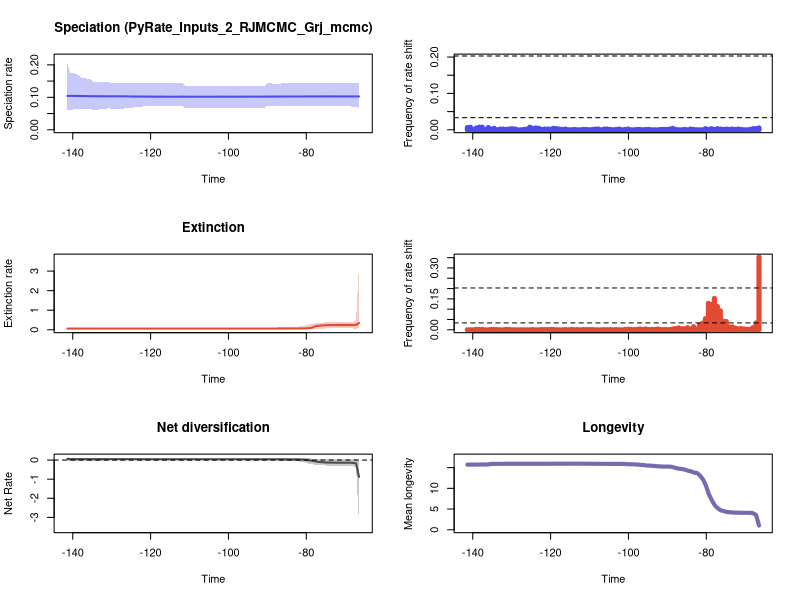

This figure's R source:


pdf(file='./RTT_plots.pdf',width=10, height=15)
par(mfrow=c(3,2))
library(scales)

time=c(-66.45384597013263, -67.21067288642327,-67.9674998027139,-68.72432671900454,-69.48115363529516,-70.23798055158579,-70.99480746787643,-71.75163438416706,-72.5084613004577,-73.26528821674833,-74.02211513303897,-74.7789420493296,-75.53576896562022,-76.29259588191086,-77.04942279820149,-77.80624971449213,-78.56307663078276,-79.3199035470734,-80.07673046336403,-80.83355737965466,-81.5903842959453,-82.34721121223593,-83.10403812852655,-83.86086504481719,-84.61769196110782,-85.37451887739846,-86.13134579368909,-86.88817270997973,-87.64499962627035,-88.40182654256098,-89.15865345885162,-89.91548037514225,-90.67230729143289,-91.42913420772352,-92.18596112401416,-92.94278804030479,-93.69961495659543,-94.45644187288606,-95.2132687891767,-95.97009570546732,-96.72692262175795,-97.48374953804858,-98.24057645433922,-98.99740337062985,-99.75423028692047,-100.51105720321111,-101.26788411950174,-102.02471103579238,-102.78153795208301,-103.53836486837365,-104.29519178466428,-105.05201870095492,-105.80884561724555,-106.56567253353619,-107.32249944982682,-108.07932636611746,-108.83615328240809,-109.59298019869871,-110.34980711498935,-111.10663403127998,-111.86346094757062,-112.62028786386124,-113.37711478015187,-114.1339416964425,-114.89076861273314,-115.64759552902377,-116.40442244531441,-117.16124936160504,-117.91807627789568,-118.67490319418631,-119.43173011047695,-120.18855702676758,-120.94538394305822,-121.70221085934885,-122.45903777563947,-123.21586469193011,-123.97269160822074,-124.72951852451138,-125.486345440802,-126.24317235709263,-126.99999927338327,-127.7568261896739,-128.51365310596452,-129.27048002225519,-130.0273069385458,-130.78413385483645,-131.54096077112706,-132.29778768741772,-133.05461460370833,-133.811441519999,-134.5682684362896,-135.32509535258026,-136.08192226887087,-136.83874918516153,-137.59557610145214,-138.3524030177428,-139.1092299340334,-139.86605685032407,-140.62288376661468,-141.37971068290528)
rate=c(0.102794013977703, 0.10273934721073538,0.1027029410762631,0.10273934721073538,0.102794013977703,0.102794013977703,0.102794013977703,0.102794013977703,0.102794013977703,0.102794013977703,0.10283897870943502,0.10283897870943502,0.10273934721073538,0.10273934721073538,0.10273934721073538,0.10273934721073538,0.10273934721073538,0.1027029410762631,0.1027029410762631,0.10244440681237806,0.10244440681237806,0.10244440681237806,0.10244440681237806,0.10244440681237806,0.10244346523608089,0.10244346523608089,0.10244346523608089,0.10243369320073023,0.10243369320073023,0.10243369320073023,0.10221522356738892,0.10214746390123508,0.1021221102297081,0.1021221102297081,0.10209001457802311,0.10209001457802311,0.10209001457802311,0.10209001457802311,0.10209001457802311,0.10202642452361652,0.10202642452361652,0.1019596833464424,0.1019596833464424,0.1019596833464424,0.1019596833464424,0.10202642452361652,0.10202642452361652,0.10202642452361652,0.10194231991702266,0.10192921353114892,0.10192921353114892,0.10194231991702266,0.10192921353114892,0.10192921353114892,0.10192921353114892,0.10192921353114892,0.10192921353114892,0.10194231991702266,0.1019596833464424,0.1019596833464424,0.10202642452361652,0.1019596833464424,0.1019596833464424,0.1019596833464424,0.1019596833464424,0.1019596833464424,0.1019596833464424,0.10202642452361652,0.10202642452361652,0.10202642452361652,0.10209001457802311,0.1021708259307509,0.10221522356738892,0.10234442221328341,0.10234442221328341,0.10241083902291595,0.10243369320073023,0.10244440681237806,0.1027029410762631,0.10295677555428183,0.10310485436404479,0.10310485436404479,0.10310485436404479,0.10310485436404479,0.10316145430188844,0.10315503108194629,0.1031807077121682,0.10321843232071973,0.10326305712330153,0.1033178330787498,0.1033178330787498,0.10334038702622898,0.1035367701366603,0.10386061007012248,0.10386061007012248,0.10401917544830037,0.10415995318486895,0.10430393139685684,0.10430393139685684,0.10433292040190692)
minHPD=c(0.06807765785454, 0.07000921962751044,0.07000921962751044,0.07271809280593387,0.07271809280593387,0.07271809280593387,0.07271809280593387,0.07271809280593387,0.07271809280593387,0.07271809280593387,0.07271809280593387,0.07271809280593387,0.07357523018937642,0.07357523018937642,0.07370018500028841,0.07444874816077089,0.07444874816077089,0.07444874816077089,0.07444874816077089,0.07444874816077089,0.07444874816077089,0.07444874816077089,0.07444874816077089,0.07444874816077089,0.07444874816077089,0.07444874816077089,0.07444874816077089,0.07257354254943849,0.07257354254943849,0.07257354254943849,0.07457129927231373,0.07483204490543144,0.06776040063074078,0.06776040063074078,0.06739828075044962,0.06739828075044962,0.06739828075044962,0.06739828075044962,0.06739828075044962,0.06776040063074078,0.06776040063074078,0.06739828075044962,0.06776040063074078,0.06776040063074078,0.06776040063074078,0.06721646652757633,0.06721646652757633,0.06721646652757633,0.06634122340002774,0.06634122340002774,0.06634122340002774,0.06634122340002774,0.06721646652757633,0.06634122340002774,0.06634122340002774,0.06634122340002774,0.06634122340002774,0.06634122340002774,0.06634122340002774,0.06634122340002774,0.07357523018937642,0.07357523018937642,0.07357523018937642,0.07357523018937642,0.07357523018937642,0.07357523018937642,0.07444874816077089,0.07357523018937642,0.07357523018937642,0.07357523018937642,0.07257354254943849,0.07257354254943849,0.07257354254943849,0.07257354254943849,0.07026099038777896,0.07026099038777896,0.06906051231263187,0.06845483355354536,0.06721646652757633,0.06634122340002774,0.06515195034346064,0.06515195034346064,0.06515195034346064,0.06515195034346064,0.06380768235885328,0.06634122340002774,0.06515195034346064,0.06515195034346064,0.06380768235885328,0.06012008023095117,0.06012008023095117,0.06380768235885328,0.06380768235885328,0.06292925018870771,0.06292925018870771,0.06292925018870771,0.06435730160335051,0.06292925018870771,0.06012008023095117,0.06012008023095117)
maxHPD=c(0.143095432467863, 0.143095432467863,0.14302665248455512,0.14521718226103897,0.14521718226103897,0.14521718226103897,0.14521718226103897,0.14521718226103897,0.14521718226103897,0.14521718226103897,0.14390221334005726,0.14354023977867614,0.14354023977867614,0.143095432467863,0.143095432467863,0.14354023977867614,0.14354023977867614,0.143095432467863,0.143095432467863,0.14390221334005726,0.14390221334005726,0.14390221334005726,0.14390221334005726,0.14354023977867614,0.14354023977867614,0.14354023977867614,0.14354023977867614,0.14165208775318341,0.14165208775318341,0.14165208775318341,0.143095432467863,0.143095432467863,0.13579659693064508,0.13579659693064508,0.13579659693064508,0.13579659693064508,0.13579659693064508,0.13579659693064508,0.13579659693064508,0.13579659693064508,0.13579659693064508,0.13579659693064508,0.13579659693064508,0.13579659693064508,0.13579659693064508,0.13579659693064508,0.13579659693064508,0.13579659693064508,0.13539143966283657,0.13539143966283657,0.13539143966283657,0.13539143966283657,0.13579659693064508,0.1357187261367299,0.1357187261367299,0.1357187261367299,0.1357187261367299,0.13579659693064508,0.13579659693064508,0.13579659693064508,0.14354023977867614,0.14354023977867614,0.14354023977867614,0.14354023977867614,0.14354023977867614,0.14354023977867614,0.14390221334005726,0.14354023977867614,0.14354023977867614,0.14354023977867614,0.143095432467863,0.14354023977867614,0.14354023977867614,0.14479462957316347,0.143095432467863,0.14354023977867614,0.14354023977867614,0.14354023977867614,0.14354023977867614,0.14390221334005726,0.14354023977867614,0.14390221334005726,0.14390221334005726,0.14390221334005726,0.14390221334005726,0.14721878133524804,0.14721878133524804,0.14721878133524804,0.14721878133524804,0.14721878133524804,0.14721878133524804,0.1551239043904195,0.1558793644766353,0.15900389957103078,0.15900389957103078,0.166505247707208,0.17303612329016552,0.1743881437031508,0.1743881437031508,0.20376287531189705)
remove_na = !is.na(rate)
time = time[remove_na]
plot(time,time,type = 'n', ylim = c(0, 0.22413916284308677), xlim = c(-141.75812414105062,-66.07543251198732), ylab = 'Speciation rate', xlab = 'Time',main='Speciation (PyRate_Inputs_2_RJMCMC_Grj_mcmc)' )
polygon(c(time, rev(time)), c(maxHPD[remove_na], rev(minHPD[remove_na])), col = alpha('#4c4cec',0.3), border = NA)
lines(time,rate[remove_na], col = '#4c4cec', lwd=2)
mids=c(-66.45766832829571, -67.22213996091253,-67.98661159352932,-68.75108322614611,-69.51555485876293,-70.28002649137972,-71.04449812399653,-71.80896975661332,-72.57344138923011,-73.33791302184693,-74.10238465446372,-74.86685628708054,-75.63132791969733,-76.39579955231412,-77.16027118493093,-77.92474281754772,-78.68921445016454,-79.45368608278133,-80.21815771539812,-80.98262934801494,-81.74710098063173,-82.51157261324855,-83.27604424586534,-84.04051587848213,-84.80498751109894,-85.56945914371573,-86.33393077633255,-87.09840240894934,-87.86287404156613,-88.62734567418295,-89.39181730679974,-90.15628893941656,-90.92076057203334,-91.68523220465013,-92.44970383726695,-93.21417546988374,-93.97864710250056,-94.74311873511735,-95.50759036773417,-96.27206200035096,-97.03653363296775,-97.80100526558456,-98.56547689820135,-99.32994853081817,-100.09442016343496,-100.85889179605175,-101.62336342866857,-102.38783506128536,-103.15230669390218,-103.91677832651897,-104.68124995913576,-105.44572159175257,-106.21019322436936,-106.97466485698618,-107.73913648960297,-108.50360812221976,-109.26807975483658,-110.03255138745337,-110.79702302007018,-111.56149465268697,-112.32596628530376,-113.09043791792058,-113.85490955053737,-114.61938118315419,-115.38385281577098,-116.14832444838777,-116.91279608100459,-117.67726771362138,-118.4417393462382,-119.20621097885498,-119.97068261147177,-120.73515424408859,-121.49962587670538,-122.2640975093222,-123.02856914193899,-123.79304077455578,-124.5575124071726,-125.32198403978938,-126.0864556724062,-126.85092730502299,-127.61539893763978,-128.3798705702566,-129.1443422028734,-129.9088138354902,-130.673285468107,-131.43775710072381,-132.2022287333406,-132.9667003659574,-133.7311719985742,-134.495643631191,-135.26011526380782,-136.0245868964246,-136.7890585290414,-137.55353016165822,-138.318001794275,-139.08247342689182,-139.8469450595086,-140.6114166921254,-141.37588832474222)
counts=c(0.005, 0.003,0.003,0.001,0.0,0.0,0.001,0.002,0.001,0.002,0.001,0.002,0.001,0.002,0.003,0.001,0.003,0.001,0.003,0.0,0.0,0.0,0.001,0.002,0.0,0.001,0.0,0.0,0.001,0.004,0.002,0.001,0.001,0.001,0.0,0.0,0.0,0.001,0.001,0.0,0.001,0.001,0.0,0.0,0.002,0.001,0.0,0.002,0.001,0.0,0.001,0.002,0.002,0.0,0.002,0.002,0.001,0.0,0.001,0.001,0.0,0.0,0.001,0.0,0.0,0.002,0.001,0.002,0.003,0.004,0.002,0.002,0.002,0.001,0.004,0.005,0.004,0.007,0.002,0.001,0.0,0.0,0.002,0.003,0.002,0.001,0.002,0.002,0.0,0.004,0.002,0.006,0.0,0.007,0.007,0.005,0.001,0.007,0.006)
plot(mids,counts,type = 'h', xlim = c(-141.75812414105062,-66.07543251198732), ylim=c(0,0.2), ylab = 'Frequency of rate shift', xlab = 'Time',lwd=5,col='#4c4cec')
bf2 = 0.033291776536687634
bf6 = 0.20284834687298803
abline(h=bf2, lty=2)
abline(h=bf6, lty=2)

time=c(-66.45384597013263, -67.21067288642327,-67.9674998027139,-68.72432671900454,-69.48115363529516,-70.23798055158579,-70.99480746787643,-71.75163438416706,-72.5084613004577,-73.26528821674833,-74.02211513303897,-74.7789420493296,-75.53576896562022,-76.29259588191086,-77.04942279820149,-77.80624971449213,-78.56307663078276,-79.3199035470734,-80.07673046336403,-80.83355737965466,-81.5903842959453,-82.34721121223593,-83.10403812852655,-83.86086504481719,-84.61769196110782,-85.37451887739846,-86.13134579368909,-86.88817270997973,-87.64499962627035,-88.40182654256098,-89.15865345885162,-89.91548037514225,-90.67230729143289,-91.42913420772352,-92.18596112401416,-92.94278804030479,-93.69961495659543,-94.45644187288606,-95.2132687891767,-95.97009570546732,-96.72692262175795,-97.48374953804858,-98.24057645433922,-98.99740337062985,-99.75423028692047,-100.51105720321111,-101.26788411950174,-102.02471103579238,-102.78153795208301,-103.53836486837365,-104.29519178466428,-105.05201870095492,-105.80884561724555,-106.56567253353619,-107.32249944982682,-108.07932636611746,-108.83615328240809,-109.59298019869871,-110.34980711498935,-111.10663403127998,-111.86346094757062,-112.62028786386124,-113.37711478015187,-114.1339416964425,-114.89076861273314,-115.64759552902377,-116.40442244531441,-117.16124936160504,-117.91807627789568,-118.67490319418631,-119.43173011047695,-120.18855702676758,-120.94538394305822,-121.70221085934885,-122.45903777563947,-123.21586469193011,-123.97269160822074,-124.72951852451138,-125.486345440802,-126.24317235709263,-126.99999927338327,-127.7568261896739,-128.51365310596452,-129.27048002225519,-130.0273069385458,-130.78413385483645,-131.54096077112706,-132.29778768741772,-133.05461460370833,-133.811441519999,-134.5682684362896,-135.32509535258026,-136.08192226887087,-136.83874918516153,-137.59557610145214,-138.3524030177428,-139.1092299340334,-139.86605685032407,-140.62288376661468,-141.37971068290528)
rate=c(0.3461532306277979, 0.24941213052465394,0.24347253631745464,0.2414089895930221,0.24206874278843454,0.2414089895930221,0.24079762183538575,0.24046276635693362,0.24034506837886338,0.23951292879697458,0.23732746195503632,0.23586662426276508,0.22456954268680696,0.21747296554591122,0.19678685980029287,0.17016821091524842,0.10192104940221644,0.07965112533709212,0.07033160482951012,0.06690836970853926,0.06552714667029097,0.06451629659807787,0.06432893032584268,0.06368824678605425,0.06356302384890397,0.06336630178956493,0.06314510716402016,0.06291053569083732,0.06250975544827247,0.06225995250574799,0.06209901069442553,0.06206863333662435,0.06206863333662435,0.0620206297830461,0.06183169127965296,0.061753540544205385,0.06173559470522729,0.0616648360048683,0.0616648360048683,0.061485920293641014,0.06119796949085804,0.06116227289605142,0.061088404246163,0.06107397080897864,0.06105617004442735,0.06101583249196541,0.060971653471494414,0.060971653471494414,0.060971653471494414,0.06090570419091315,0.06090570419091315,0.06090570419091315,0.06081929561736424,0.06081929561736424,0.06076457553514218,0.06076457553514218,0.06076457553514218,0.06068736312147279,0.06063393128362263,0.06063393128362263,0.06063393128362263,0.060630758101042875,0.06063393128362263,0.06063393128362263,0.06063393128362263,0.06063393128362263,0.06063393128362263,0.06063393128362263,0.06063393128362263,0.06063393128362263,0.06063393128362263,0.06068736312147279,0.06076457553514218,0.06068736312147279,0.06063393128362263,0.06063393128362263,0.06063393128362263,0.06063393128362263,0.060630758101042875,0.060630758101042875,0.060630758101042875,0.060630758101042875,0.060630758101042875,0.060630758101042875,0.060630758101042875,0.060630758101042875,0.060630758101042875,0.06068736312147279,0.06068736312147279,0.06068736312147279,0.06068736312147279,0.06068736312147279,0.06076457553514218,0.06076457553514218,0.06076457553514218,0.06081929561736424,0.06081929561736424,0.06091318128687441,0.06091318128687441,0.06091318128687441)
minHPD=c(0.09228322507432456, 0.06055993019238908,0.0644229278258173,0.0759059905410292,0.07659929675363256,0.07869697826841623,0.07869697826841623,0.0759059905410292,0.0759059905410292,0.07659929675363256,0.0759059905410292,0.0759059905410292,0.0547954476748309,0.04741147060539764,0.04396180659651529,0.04072856988589753,0.03555589391434355,0.036741922065602124,0.033501862532349824,0.035541684350410184,0.035541684350410184,0.028467892008342943,0.028467892008342943,0.035541684350410184,0.026252013425218858,0.03241947912281974,0.035541684350410184,0.035541684350410184,0.029492810502538266,0.027574226861708687,0.028858801176025486,0.029492810502538266,0.029492810502538266,0.030719629245737467,0.03150722596221724,0.027574226861708687,0.029492810502538266,0.028467892008342943,0.028858801176025486,0.029492810502538266,0.03033445085862647,0.03033445085862647,0.03150722596221724,0.03033445085862647,0.03241947912281974,0.03241947912281974,0.033501862532349824,0.033501862532349824,0.033501862532349824,0.033501862532349824,0.033501862532349824,0.033501862532349824,0.033501862532349824,0.033501862532349824,0.033501862532349824,0.033501862532349824,0.033501862532349824,0.033501862532349824,0.033501862532349824,0.033501862532349824,0.033501862532349824,0.033793592943440975,0.033793592943440975,0.033793592943440975,0.033793592943440975,0.033501862532349824,0.033501862532349824,0.033501862532349824,0.033501862532349824,0.033501862532349824,0.033501862532349824,0.033501862532349824,0.033501862532349824,0.03241947912281974,0.03241947912281974,0.03241947912281974,0.03241947912281974,0.03241947912281974,0.03241947912281974,0.03241947912281974,0.03241947912281974,0.03241947912281974,0.03241947912281974,0.03241947912281974,0.03241947912281974,0.03241947912281974,0.03241947912281974,0.03241947912281974,0.03241947912281974,0.03241947912281974,0.032021045165095116,0.032021045165095116,0.032021045165095116,0.032021045165095116,0.033793592943440975,0.033793592943440975,0.033793592943440975,0.03033445085862647,0.03033445085862647,0.03033445085862647)
maxHPD=c(3.3810099944598164, 0.5012534369465342,0.4050342736245405,0.4050342736245405,0.4050342736245405,0.40603174714206364,0.40603174714206364,0.4006534639949044,0.3991150673893125,0.3991150673893125,0.397710882513058,0.3991150673893125,0.36730192480605495,0.35596616556231964,0.34820745476077025,0.32665170939905297,0.3005174583772565,0.27172029046075674,0.2355071644456843,0.20019753572938312,0.1784334456691582,0.14819030016733728,0.1447718888041777,0.14411312814968155,0.1305023776713644,0.1289393628583794,0.12746595477864175,0.12679875457067113,0.11600631817628247,0.10797230629964838,0.1070836345547299,0.1070836345547299,0.1070836345547299,0.10797230629964838,0.10797230629964838,0.10283307796812292,0.10283307796812292,0.09989190966359306,0.09989190966359306,0.09923875318007293,0.09989190966359306,0.09923875318007293,0.09964740365753831,0.09819193555736784,0.09964740365753831,0.09923875318007293,0.09964740365753831,0.09964740365753831,0.09964740365753831,0.09964740365753831,0.09964740365753831,0.09964740365753831,0.09964740365753831,0.09964740365753831,0.09964740365753831,0.09964740365753831,0.09964740365753831,0.09923875318007293,0.09923875318007293,0.09923875318007293,0.09923875318007293,0.09923875318007293,0.09923875318007293,0.09923875318007293,0.09923875318007293,0.09923875318007293,0.09923875318007293,0.09923875318007293,0.09923875318007293,0.09923875318007293,0.09923875318007293,0.09964740365753831,0.09964740365753831,0.09923875318007293,0.09923875318007293,0.09923875318007293,0.09923875318007293,0.09923875318007293,0.09923875318007293,0.09923875318007293,0.09923875318007293,0.09923875318007293,0.09923875318007293,0.09923875318007293,0.09923875318007293,0.09923875318007293,0.09923875318007293,0.09923875318007293,0.09923875318007293,0.09923875318007293,0.09923875318007293,0.09923875318007293,0.09923875318007293,0.09923875318007293,0.10136568025568471,0.10136568025568471,0.10136568025568471,0.09818307670006064,0.09818307670006064,0.09818307670006064)
remove_na = !is.na(rate)
time = time[remove_na]
plot(time,time,type = 'n', ylim = c(0, 3.7191109939057982), xlim = c(-141.75812414105062,-66.07543251198732), ylab = 'Extinction rate', xlab = 'Time',main='Extinction' )
polygon(c(time, rev(time)), c(maxHPD[remove_na], rev(minHPD[remove_na])), col = alpha('#e34a33',0.3), border = NA)
lines(time,rate[remove_na], col = '#e34a33', lwd=2)
mids=c(-66.45766832829571, -67.22213996091253,-67.98661159352932,-68.75108322614611,-69.51555485876293,-70.28002649137972,-71.04449812399653,-71.80896975661332,-72.57344138923011,-73.33791302184693,-74.10238465446372,-74.86685628708054,-75.63132791969733,-76.39579955231412,-77.16027118493093,-77.92474281754772,-78.68921445016454,-79.45368608278133,-80.21815771539812,-80.98262934801494,-81.74710098063173,-82.51157261324855,-83.27604424586534,-84.04051587848213,-84.80498751109894,-85.56945914371573,-86.33393077633255,-87.09840240894934,-87.86287404156613,-88.62734567418295,-89.39181730679974,-90.15628893941656,-90.92076057203334,-91.68523220465013,-92.44970383726695,-93.21417546988374,-93.97864710250056,-94.74311873511735,-95.50759036773417,-96.27206200035096,-97.03653363296775,-97.80100526558456,-98.56547689820135,-99.32994853081817,-100.09442016343496,-100.85889179605175,-101.62336342866857,-102.38783506128536,-103.15230669390218,-103.91677832651897,-104.68124995913576,-105.44572159175257,-106.21019322436936,-106.97466485698618,-107.73913648960297,-108.50360812221976,-109.26807975483658,-110.03255138745337,-110.79702302007018,-111.56149465268697,-112.32596628530376,-113.09043791792058,-113.85490955053737,-114.61938118315419,-115.38385281577098,-116.14832444838777,-116.91279608100459,-117.67726771362138,-118.4417393462382,-119.20621097885498,-119.97068261147177,-120.73515424408859,-121.49962587670538,-122.2640975093222,-123.02856914193899,-123.79304077455578,-124.5575124071726,-125.32198403978938,-126.0864556724062,-126.85092730502299,-127.61539893763978,-128.3798705702566,-129.1443422028734,-129.9088138354902,-130.673285468107,-131.43775710072381,-132.2022287333406,-132.9667003659574,-133.7311719985742,-134.495643631191,-135.26011526380782,-136.0245868964246,-136.7890585290414,-137.55353016165822,-138.318001794275,-139.08247342689182,-139.8469450595086,-140.6114166921254,-141.37588832474222)
counts=c(0.353, 0.033,0.01,0.003,0.002,0.004,0.006,0.005,0.008,0.014,0.013,0.04,0.042,0.092,0.113,0.152,0.123,0.128,0.054,0.032,0.023,0.003,0.015,0.004,0.01,0.005,0.005,0.009,0.006,0.004,0.001,0.001,0.001,0.001,0.004,0.002,0.002,0.001,0.004,0.002,0.004,0.002,0.001,0.002,0.003,0.002,0.0,0.0,0.001,0.0,0.001,0.0,0.001,0.0,0.0,0.0,0.001,0.001,0.001,0.001,0.0,0.001,0.0,0.002,0.0,0.001,0.0,0.0,0.0,0.001,0.002,0.001,0.001,0.001,0.0,0.0,0.001,0.0,0.0,0.0,0.0,0.0,0.0,0.0,0.002,0.002,0.0,0.0,0.001,0.002,0.002,0.0,0.0,0.002,0.001,0.002,0.0,0.0,0.0)
plot(mids,counts,type = 'h', xlim = c(-141.75812414105062,-66.07543251198732), ylim=c(0,0.353), ylab = 'Frequency of rate shift', xlab = 'Time',lwd=5,col='#e34a33')
abline(h=bf2, lty=2)
abline(h=bf6, lty=2)
#Net Diversification Rate
time=c(-66.45384597013263, -67.21067288642327,-67.9674998027139,-68.72432671900454,-69.48115363529516,-70.23798055158579,-70.99480746787643,-71.75163438416706,-72.5084613004577,-73.26528821674833,-74.02211513303897,-74.7789420493296,-75.53576896562022,-76.29259588191086,-77.04942279820149,-77.80624971449213,-78.56307663078276,-79.3199035470734,-80.07673046336403,-80.83355737965466,-81.5903842959453,-82.34721121223593,-83.10403812852655,-83.86086504481719,-84.61769196110782,-85.37451887739846,-86.13134579368909,-86.88817270997973,-87.64499962627035,-88.40182654256098,-89.15865345885162,-89.91548037514225,-90.67230729143289,-91.42913420772352,-92.18596112401416,-92.94278804030479,-93.69961495659543,-94.45644187288606,-95.2132687891767,-95.97009570546732,-96.72692262175795,-97.48374953804858,-98.24057645433922,-98.99740337062985,-99.75423028692047,-100.51105720321111,-101.26788411950174,-102.02471103579238,-102.78153795208301,-103.53836486837365,-104.29519178466428,-105.05201870095492,-105.80884561724555,-106.56567253353619,-107.32249944982682,-108.07932636611746,-108.83615328240809,-109.59298019869871,-110.34980711498935,-111.10663403127998,-111.86346094757062,-112.62028786386124,-113.37711478015187,-114.1339416964425,-114.89076861273314,-115.64759552902377,-116.40442244531441,-117.16124936160504,-117.91807627789568,-118.67490319418631,-119.43173011047695,-120.18855702676758,-120.94538394305822,-121.70221085934885,-122.45903777563947,-123.21586469193011,-123.97269160822074,-124.72951852451138,-125.486345440802,-126.24317235709263,-126.99999927338327,-127.7568261896739,-128.51365310596452,-129.27048002225519,-130.0273069385458,-130.78413385483645,-131.54096077112706,-132.29778768741772,-133.05461460370833,-133.811441519999,-134.5682684362896,-135.32509535258026,-136.08192226887087,-136.83874918516153,-137.59557610145214,-138.3524030177428,-139.1092299340334,-139.86605685032407,-140.62288376661468,-141.37971068290528)
net_rate=c(-0.8793032483501949, -0.17429944036760028,-0.14532274799459166,-0.138834070029418,-0.13869645470233924,-0.13854990917276375,-0.13824172631594933,-0.13772072985662998,-0.13649742033335643,-0.13429931237439727,-0.1302774174077643,-0.12761893814294425,-0.1160562411855821,-0.10796545811148738,-0.08762694084043707,-0.06526180052653961,-0.035989348125724,-0.012303180795351277,0.010701278562495463,0.02248895888285841,0.02809259547368949,0.03173109627161598,0.03214917417266279,0.03362005539448247,0.03419284131885648,0.03543095786801933,0.03622323511629117,0.03650119764371097,0.03710774238789302,0.03806124527407064,0.038159840153272145,0.03799574390306184,0.03793539870227971,0.0379961733046138,0.03815750828271924,0.03836706216531557,0.03862742490810964,0.038897011818127346,0.038951941848745585,0.03930135916049454,0.03951387869957006,0.0397373487119042,0.039941169791816195,0.04002764603651722,0.040096253776809934,0.04030771991047329,0.04052788551187388,0.04052723404351998,0.040448296682958476,0.04038287133262988,0.04038287133262988,0.040399370432627084,0.040381560429571604,0.040414874582202207,0.040457676886922096,0.04045615934076808,0.04045707548299224,0.040585953501150185,0.04062768182155813,0.04061831710520107,0.04066126321523314,0.04070293201913266,0.04067629872197433,0.04067629872197433,0.040679872710563295,0.04065317480765473,0.04063518039183657,0.04089698435989608,0.04089698435989608,0.04109909911243487,0.041420971864129796,0.041789472475235165,0.04185069037058273,0.04213051872020877,0.04232069714575102,0.04278069025615461,0.04313557567410012,0.04433414879717788,0.044746859378917515,0.04544667863329791,0.04579423209716043,0.04602840015036156,0.04602840015036156,0.04602840015036156,0.046264850433839995,0.04536647281126253,0.045692041255829506,0.04563179631726128,0.0458925449981965,0.04616329880168824,0.04614906937031088,0.04743275361679331,0.04719281927156739,0.04816547732860872,0.04810478284741281,0.049752831931538566,0.0507336540999053,0.05273701916091677,0.05302206462297561,0.05442206334242565)
net_minHPD=c(-3.3161634473207275, -0.4004107339278835,-0.31152647534664374,-0.30752774780217484,-0.30596865935480866,-0.30596865935480866,-0.30596865935480866,-0.29287548422920073,-0.28888269379585096,-0.2883331826442079,-0.2883331826442079,-0.2910758078632355,-0.2704486848935064,-0.2616542374885068,-0.25777551783478103,-0.2363090115341252,-0.22485766958996617,-0.1864825298549604,-0.14481307905406693,-0.10727798796087545,-0.08241033721046268,-0.06342674517288675,-0.051858141303516445,-0.042975155171296436,-0.04152709980282933,-0.028545728699857942,-0.026716464546036794,-0.022201640452689658,-0.022201640452689658,-0.01932208647519705,-0.01804248766159404,-0.012184078166789306,-0.012184078166789306,-0.011704500747090549,-0.011283047157551476,-0.011283047157551476,-0.012184078166789306,-0.011283047157551476,-0.0075276472388050575,-0.004947118284644669,-0.00525562112566938,-0.003897325793851658,-0.005964690404379566,-0.00525562112566938,-0.00525562112566938,-0.004947118284644669,-0.003897325793851658,-0.003897325793851658,-0.003897325793851658,-0.003897325793851658,-0.003897325793851658,-0.003897325793851658,-0.003897325793851658,-0.004947118284644669,-0.004947118284644669,-0.004947118284644669,-0.004947118284644669,-0.003419372564403625,-0.003897325793851658,-0.003897325793851658,-0.003897325793851658,-0.003419372564403625,-0.003419372564403625,-0.003419372564403625,-0.003419372564403625,-0.004947118284644669,-0.004947118284644669,-0.00525562112566938,-0.00525562112566938,-0.00525562112566938,-0.003897325793851658,-0.003897325793851658,-0.003897325793851658,-0.004556593229730038,-0.004947118284644669,-0.012184078166789306,-0.012184078166789306,-0.011067870669760116,-0.012002046416644804,-0.01733982802930767,-0.01804248766159404,-0.01932208647519705,-0.01932208647519705,-0.01932208647519705,-0.02061132461456651,-0.022294740851505734,-0.022294740851505734,-0.022294740851505734,-0.02541562862437762,-0.025999778062499868,-0.025999778062499868,-0.022294740851505734,-0.025999778062499868,-0.022294740851505734,-0.022294740851505734,-0.02541562862437762,-0.026716464546036794,-0.026716464546036794,-0.026716464546036794,-0.026716464546036794)
net_maxHPD=c(0.02365594284632902, 0.08913313333168689,0.04259696503366538,0.034743483551075274,0.034743483551075274,0.03387561398311345,0.03387561398311345,0.043878474010944565,0.043878474010944565,0.043878474010944565,0.043878474010944565,0.043878474010944565,0.0581069518364238,0.06270129877544417,0.06505195575217441,0.07950042552007705,0.07862254924150763,0.0900787661191157,0.09179851281807702,0.09274684075270417,0.09106333544686393,0.0900787661191157,0.09556046448551238,0.09556046448551238,0.09179851281807702,0.09808885532766352,0.09274684075270417,0.09179851281807702,0.08874150927660646,0.08874150927660646,0.08593647605236616,0.09179851281807702,0.09179851281807702,0.09179851281807702,0.0913866619454341,0.0913866619454341,0.08868920274851047,0.08868920274851047,0.09179851281807702,0.09106333544686393,0.08868920274851047,0.08868920274851047,0.08654444197567264,0.08654444197567264,0.08593647605236616,0.08593647605236616,0.08593647605236616,0.08593647605236616,0.08654444197567264,0.08593647605236616,0.08593647605236616,0.08593647605236616,0.08654444197567264,0.08593647605236616,0.08593647605236616,0.08593647605236616,0.08593647605236616,0.08774773652623666,0.08774773652623666,0.08774773652623666,0.08774773652623666,0.08729845800153056,0.08729845800153056,0.08729845800153056,0.08729845800153056,0.08593647605236616,0.08593647605236616,0.08593647605236616,0.08593647605236616,0.08593647605236616,0.08827712610096128,0.09124829558289886,0.09124829558289886,0.09181197760731132,0.09181197760731132,0.08729845800153056,0.08887799111064518,0.09181197760731132,0.09181197760731132,0.09181197760731132,0.09181197760731132,0.09181197760731132,0.09181197760731132,0.09181197760731132,0.09181197760731132,0.0913532405068187,0.09181197760731132,0.09179851281807702,0.09179851281807702,0.09179851281807702,0.09179851281807702,0.10026183570615836,0.09921762553726907,0.10710036178518394,0.10710036178518394,0.10753996618729944,0.1108083494198672,0.11746408728796558,0.11915168588110675,0.1447304286499488)
remove_na = !is.na(net_rate)
time = time[remove_na]
plot(time,time,type = 'n', ylim = c(-3.6477797920528006, 0.1592034715149437), xlim = c(-141.75812414105062,-66.07543251198732), ylab = 'Net Rate', xlab = 'Time',lwd=2, main='Net diversification', col= '#504A4B' )
polygon(c(time, rev(time)), c(net_maxHPD[remove_na], rev(net_minHPD[remove_na])), col = alpha('#504A4B',0.3), border = NA)
lines(time,net_rate[remove_na], col = '#504A4B', lwd=2)
abline(h=0,lty=2)


time=c(-66.45384597013263, -67.21067288642327,-67.9674998027139,-68.72432671900454,-69.48115363529516,-70.23798055158579,-70.99480746787643,-71.75163438416706,-72.5084613004577,-73.26528821674833,-74.02211513303897,-74.7789420493296,-75.53576896562022,-76.29259588191086,-77.04942279820149,-77.80624971449213,-78.56307663078276,-79.3199035470734,-80.07673046336403,-80.83355737965466,-81.5903842959453,-82.34721121223593,-83.10403812852655,-83.86086504481719,-84.61769196110782,-85.37451887739846,-86.13134579368909,-86.88817270997973,-87.64499962627035,-88.40182654256098,-89.15865345885162,-89.91548037514225,-90.67230729143289,-91.42913420772352,-92.18596112401416,-92.94278804030479,-93.69961495659543,-94.45644187288606,-95.2132687891767,-95.97009570546732,-96.72692262175795,-97.48374953804858,-98.24057645433922,-98.99740337062985,-99.75423028692047,-100.51105720321111,-101.26788411950174,-102.02471103579238,-102.78153795208301,-103.53836486837365,-104.29519178466428,-105.05201870095492,-105.80884561724555,-106.56567253353619,-107.32249944982682,-108.07932636611746,-108.83615328240809,-109.59298019869871,-110.34980711498935,-111.10663403127998,-111.86346094757062,-112.62028786386124,-113.37711478015187,-114.1339416964425,-114.89076861273314,-115.64759552902377,-116.40442244531441,-117.16124936160504,-117.91807627789568,-118.67490319418631,-119.43173011047695,-120.18855702676758,-120.94538394305822,-121.70221085934885,-122.45903777563947,-123.21586469193011,-123.97269160822074,-124.72951852451138,-125.486345440802,-126.24317235709263,-126.99999927338327,-127.7568261896739,-128.51365310596452,-129.27048002225519,-130.0273069385458,-130.78413385483645,-131.54096077112706,-132.29778768741772,-133.05461460370833,-133.811441519999,-134.5682684362896,-135.32509535258026,-136.08192226887087,-136.83874918516153,-137.59557610145214,-138.3524030177428,-139.1092299340334,-139.86605685032407,-140.62288376661468,-141.37971068290528)
rate=c(1.0140187914493108, 3.5676037240240954,3.9875101368065,4.092677896053808,4.094507545238698,4.096965854939175,4.102145283635632,4.110867573359078,4.131948935119639,4.169744039095534,4.2408381219529945,4.290655192769141,4.518015646547516,4.690911959271208,5.1875208618227004,5.869634446360794,7.087377729695169,8.52914807935076,10.609714807113143,12.155280015705289,13.043738225500379,13.693633295519264,13.772480823512812,14.077711283666506,14.221127477989567,14.476012614718107,14.64396446932455,14.72036380184672,14.852979510132009,15.066354630690686,15.21913576241268,15.242302088082514,15.242302088082514,15.257515817429862,15.308112341072858,15.357376876843153,15.41902969385321,15.483390565121201,15.496570446601496,15.596995380474178,15.648866149250662,15.715205746297439,15.770797066059158,15.792334641086187,15.809463821933852,15.83836308073337,15.893785708561927,15.893785708561927,15.893785708561927,15.895682628013457,15.895682628013457,15.895682628013457,15.90519085980646,15.90519085980646,15.916026153402727,15.916026153402727,15.916026153402727,15.931663716797289,15.935680825387541,15.93330304868822,15.93330304868822,15.956129507659213,15.949351602003382,15.949351602003382,15.951064197147975,15.944274169136676,15.940905620091213,15.940905620091213,15.940905620091213,15.940905620091213,15.940905620091213,15.92743330628995,15.917635033481984,15.913521179361766,15.925186908616734,15.925186908616734,15.925186908616734,15.925186908616734,15.929136690609612,15.929136690609612,15.929136690609612,15.929136690609612,15.929136690609612,15.929136690609612,15.929136690609612,15.929136690609612,15.926255883120934,15.903670418312213,15.903670418312213,15.903670418312213,15.900072228995617,15.895033372292446,15.76043121235871,15.76043121235871,15.74536964528789,15.733087135030223,15.737500357781485,15.720356152954357,15.720356152954357,15.720356152954357)
minHPD=c(1.0140187914493108, 3.5676037240240954,3.9875101368065,4.092677896053808,4.094507545238698,4.096965854939175,4.102145283635632,4.110867573359078,4.131948935119639,4.169744039095534,4.2408381219529945,4.290655192769141,4.518015646547516,4.690911959271208,5.1875208618227004,5.869634446360794,7.087377729695169,8.52914807935076,10.609714807113143,12.155280015705289,13.043738225500379,13.693633295519264,13.772480823512812,14.077711283666506,14.221127477989567,14.476012614718107,14.64396446932455,14.72036380184672,14.852979510132009,15.066354630690686,15.21913576241268,15.242302088082514,15.242302088082514,15.257515817429862,15.308112341072858,15.357376876843153,15.41902969385321,15.483390565121201,15.496570446601496,15.596995380474178,15.648866149250662,15.715205746297439,15.770797066059158,15.792334641086187,15.809463821933852,15.83836308073337,15.893785708561927,15.893785708561927,15.893785708561927,15.895682628013457,15.895682628013457,15.895682628013457,15.90519085980646,15.90519085980646,15.916026153402727,15.916026153402727,15.916026153402727,15.931663716797289,15.935680825387541,15.93330304868822,15.93330304868822,15.956129507659213,15.949351602003382,15.949351602003382,15.951064197147975,15.944274169136676,15.940905620091213,15.940905620091213,15.940905620091213,15.940905620091213,15.940905620091213,15.92743330628995,15.917635033481984,15.913521179361766,15.925186908616734,15.925186908616734,15.925186908616734,15.925186908616734,15.929136690609612,15.929136690609612,15.929136690609612,15.929136690609612,15.929136690609612,15.929136690609612,15.929136690609612,15.929136690609612,15.926255883120934,15.903670418312213,15.903670418312213,15.903670418312213,15.900072228995617,15.895033372292446,15.76043121235871,15.76043121235871,15.74536964528789,15.733087135030223,15.737500357781485,15.720356152954357,15.720356152954357,15.720356152954357)
maxHPD=c(1.0140187914493108, 3.5676037240240954,3.9875101368065,4.092677896053808,4.094507545238698,4.096965854939175,4.102145283635632,4.110867573359078,4.131948935119639,4.169744039095534,4.2408381219529945,4.290655192769141,4.518015646547516,4.690911959271208,5.1875208618227004,5.869634446360794,7.087377729695169,8.52914807935076,10.609714807113143,12.155280015705289,13.043738225500379,13.693633295519264,13.772480823512812,14.077711283666506,14.221127477989567,14.476012614718107,14.64396446932455,14.72036380184672,14.852979510132009,15.066354630690686,15.21913576241268,15.242302088082514,15.242302088082514,15.257515817429862,15.308112341072858,15.357376876843153,15.41902969385321,15.483390565121201,15.496570446601496,15.596995380474178,15.648866149250662,15.715205746297439,15.770797066059158,15.792334641086187,15.809463821933852,15.83836308073337,15.893785708561927,15.893785708561927,15.893785708561927,15.895682628013457,15.895682628013457,15.895682628013457,15.90519085980646,15.90519085980646,15.916026153402727,15.916026153402727,15.916026153402727,15.931663716797289,15.935680825387541,15.93330304868822,15.93330304868822,15.956129507659213,15.949351602003382,15.949351602003382,15.951064197147975,15.944274169136676,15.940905620091213,15.940905620091213,15.940905620091213,15.940905620091213,15.940905620091213,15.92743330628995,15.917635033481984,15.913521179361766,15.925186908616734,15.925186908616734,15.925186908616734,15.925186908616734,15.929136690609612,15.929136690609612,15.929136690609612,15.929136690609612,15.929136690609612,15.929136690609612,15.929136690609612,15.929136690609612,15.926255883120934,15.903670418312213,15.903670418312213,15.903670418312213,15.900072228995617,15.895033372292446,15.76043121235871,15.76043121235871,15.74536964528789,15.733087135030223,15.737500357781485,15.720356152954357,15.720356152954357,15.720356152954357)
remove_na = !is.na(rate)
time = time[remove_na]
plot(time,time,type = 'n', ylim = c(0, 17.551742458425135), xlim = c(-141.75812414105062,-66.07543251198732), ylab = 'Mean longevity', xlab = 'Time',main='Longevity' )
polygon(c(time, rev(time)), c(maxHPD[remove_na], rev(minHPD[remove_na])), col = alpha('#756bb1',0.3), border = NA)
lines(time,rate[remove_na], col = '#756bb1', lwd=4)

n <- dev.off()
